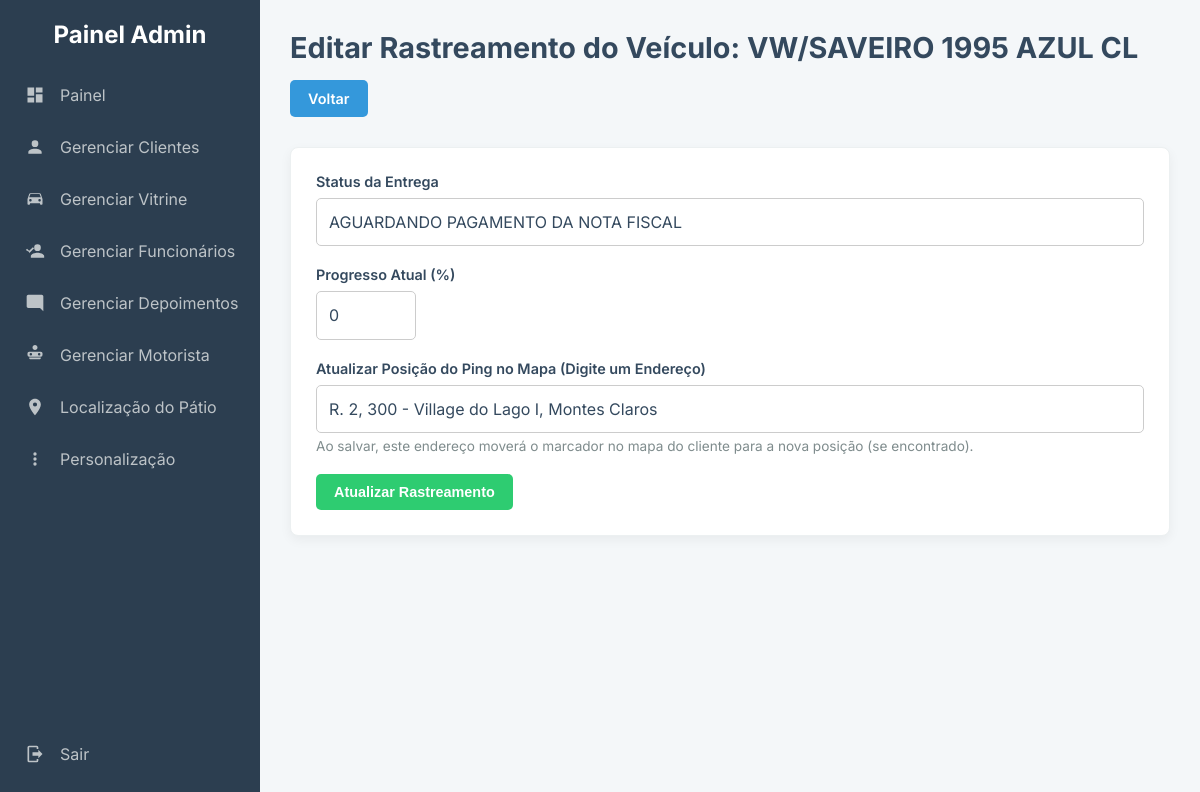
The page /admin/editar_rastreamento.php?id_veiculo=38 (signed in) on the database its author committed.
### tables this page shows
CREATE TABLE `rastreamentos` (
  `id` int(11) NOT NULL,
  `id_veiculo` int(11) NOT NULL,
  `endereco_origem` varchar(255) DEFAULT NULL,
  `status` varchar(50) NOT NULL,
  `localizacao_atual` varchar(255) NOT NULL,
  `prazo_entrega` date DEFAULT NULL,
  `id_motorista` int(11) DEFAULT NULL,
  `ultima_atualizacao` datetime NOT NULL,
  `latitude` decimal(10,8) DEFAULT NULL,
  `longitude` decimal(11,8) DEFAULT NULL,
  `progresso` int(11) DEFAULT 0
);

CREATE TABLE `veiculos` (
  `id` int(11) NOT NULL,
  `id_usuario` int(11) NOT NULL,
  `placa` varchar(10) NOT NULL,
  `modelo` varchar(100) NOT NULL,
  `icone_url` varchar(255) DEFAULT 'imagens/icon_car_default.png'
);

### admin/editar_rastreamento.php (the view, shortened to what this page needs)
<?php
require_once 'db.php';
$id_veiculo = $_GET['id_veiculo'];
include 'admin_header.php';
$sql_busca = "SELECT v.modelo, v.id_usuario, r.status, r.localizacao_atual, r.progresso
              FROM veiculos v
              JOIN rastreamentos r ON v.id = r.id_veiculo
              WHERE v.id = ?";
$stmt_busca = $conexao->prepare($sql_busca);
$stmt_busca->bind_param("i", $id_veiculo);
$stmt_busca->execute();
$dados = $stmt_busca->get_result()->fetch_assoc();
?>
<head>
</head>
<div class="page-header">
    <h1>Editar Rastreamento do Veículo: <?php echo htmlspecialchars($dados['modelo']); ?></h1>
    <a href="gerenciar_rastreamento.php?id=<?php echo $dados['id_usuario']; ?>" class="btn btn-primary">Voltar</a>
</div>
<div class="card">
    <form id="form-rastreamento" method="POST">
        <div class="form-group">
            <label for="status">Status da Entrega</label>
            <input type="text" id="status" name="status" value="<?php echo htmlspecialchars($dados['status'] ?? ''); ?>" placeholder="Ex: EM TRÂNSITO">
        </div>
        <div class="form-group">
            <label for="progresso">Progresso Atual (%)</label>
            <input type="number" id="progresso" name="progresso" min="0" max="100" value="<?php echo htmlspecialchars($dados['progresso'] ?? 0); ?>" required>
        </div>
        <div class="form-group">
            <label for="localizacao_atual">Atualizar Posição do Ping no Mapa (Digite um Endereço)</label>
            <input type="text" id="localizacao_atual" name="localizacao_atual" value="<?php echo htmlspecialchars($dados['localizacao_atual'] ?? ''); ?>" placeholder="Dica: Use endereços mais simples. Ex: Rua, Número, Cidade">
            <small>Ao salvar, este endereço moverá o marcador no mapa do cliente para a nova posição (se encontrado).</small>
        </div>
        <button type="submit" class="btn btn-success">Atualizar Rastreamento</button>
    </form>
</div>
<?php include 'admin_footer.php'; ?>

### admin/css/admin_style.css (style rules this page uses)
:root { --sidebar-bg: #2c3e50; --content-bg: #f4f7f9; --card-bg: #ffffff; --primary-color: #3498db; --success-color: #2ecc71; --danger-color: #e74c3c; --warning-color: #f39c12; --text-primary: #34495e; --text-secondary: #7f8c8d; --border-color: #ecf0f1; }
* { box-sizing: border-box; margin: 0; padding: 0; }
body { font-family: 'Inter', sans-serif; background-color: var(--content-bg); color: var(--text-primary); font-size: 16px; }
.card { background-color: var(--card-bg); padding: 25px; border-radius: 8px; box-shadow: 0 4px 12px rgba(0,0,0,0.05); border: 1px solid var(--border-color); margin-bottom: 30px; }
.page-header { display: flex; justify-content: space-between; align-items: center; margin-bottom: 30px; flex-wrap: wrap; gap: 15px; }
.page-header h1 { font-size: 1.8em; color: var(--text-primary); margin: 0; }
.btn { padding: 10px 18px; border: none; border-radius: 5px; font-size: 0.9em; font-weight: 600; text-decoration: none; cursor: pointer; color: #fff; display: inline-block; text-align: center; transition: background-color 0.2s, transform 0.1s; white-space: nowrap; }
.btn-primary { background-color: var(--primary-color); }
.btn-success { background-color: var(--success-color); }
.form-group { margin-bottom: 20px; }
.form-group label { display: block; font-weight: 600; margin-bottom: 8px; font-size: 0.9em; color: var(--text-primary); }
.form-group input[type="text"], .form-group input[type="password"], .form-group input[type="email"], .form-group input[type="number"], .form-group input[type="date"], .form-group textarea { width: 100%; padding: 12px; border: 1px solid #ccc; border-radius: 5px; font-size: 1em; font-family: inherit; line-height: 1.4; background-color: #fff; color: var(--text-primary); box-sizing: border-box; }
.form-group input[type="number"] { max-width: 100px; }
.form-group small { display: block; margin-top: 5px; font-size: 0.85em; color: var(--text-secondary); }

### rows shown on the page
rastreamentos: id_veiculo.modelo "VW/SAVEIRO 1995 AZUL CL", status "AGUARDANDO PAGAMENTO DA NOTA FISCAL", progresso "0", localizacao_atual "R. 2, 300 - Village do Lago I, Montes Claros"
